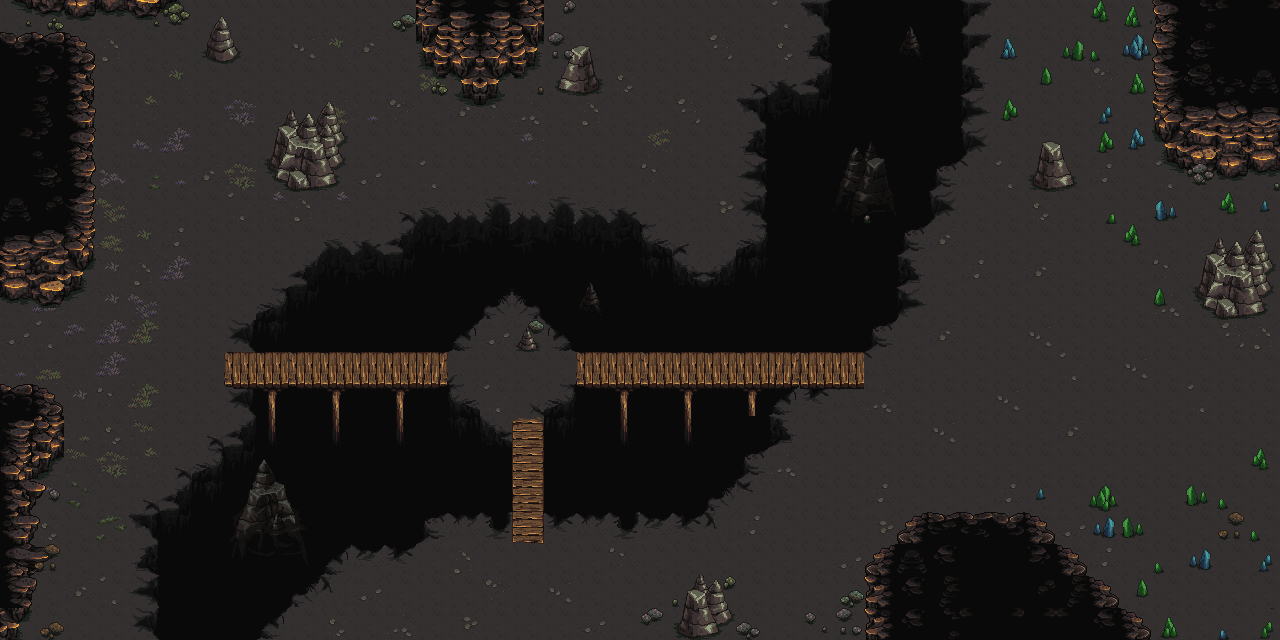

The image is a tile-based game level rendered from a .tmx file. Its description and source (layers, tilesets, objects; grid data summarised) follow:
An orthogonal 40x20 tile map with 32x32 px tiles, 5 tile layers (Tile Layer 1, TileDontPass, Tile Layer 2, Walls, ...), 2 tilesets.

<map version="1.10" tiledversion="1.10.2" orientation="orthogonal" renderorder="right-down" width="40" height="20" tilewidth="32" tileheight="32" infinite="0" nextlayerid="7" nextobjectid="1">
 <tileset firstgid="1" source="caves/Caves.tsx" />
 <tileset firstgid="2449" source="caves/Caves - Decorative.tsx" />
 <layer id="1" name="Tile Layer 1" width="40" height="20">
  <data>[800 cells, 746 non-empty, 54 distinct tile ids]</data>
 </layer>
 <layer id="2" name="TileDontPass" width="40" height="20">
  <data>[800 cells, 239 non-empty, 67 distinct tile ids]</data>
 </layer>
 <layer id="3" name="Tile Layer 2" width="40" height="20">
  <data>[800 cells, 67 non-empty, 42 distinct tile ids]</data>
 </layer>
 <layer id="5" name="Walls" width="40" height="20">
  <data>[800 cells, 146 non-empty, 103 distinct tile ids]</data>
 </layer>
 <layer id="6" name="Decorations" width="40" height="20">
  <data>[800 cells, 62 non-empty, 44 distinct tile ids]</data>
 </layer>
</map>
